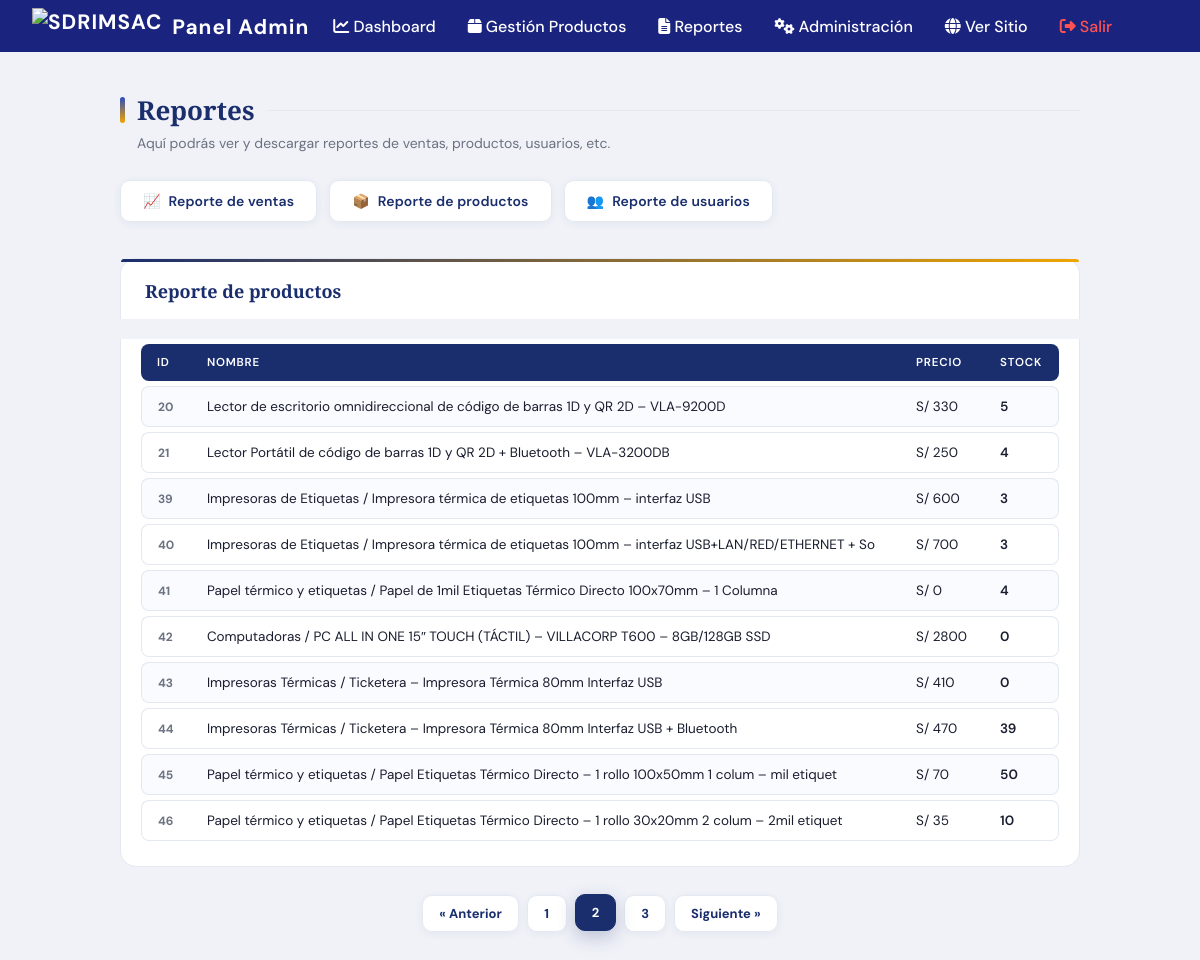
/public/admin/reportes.php?reporte=productos&pagina=2, run on the app's committed database.
### tables this page shows
CREATE TABLE `productos` (
  `id` int(11) NOT NULL,
  `nombre` varchar(100) NOT NULL,
  `descripcion` text DEFAULT NULL,
  `precio` decimal(10,2) DEFAULT NULL,
  `stock` int(11) DEFAULT 0,
  `imagen` varchar(255) DEFAULT NULL,
  `views` int(11) DEFAULT 0,
  `vistas` int(11) DEFAULT 0,
  `vendidos` int(11) DEFAULT 0,
  `favoritos` int(11) DEFAULT 0
);

### public/admin/reportes.php (the view, shortened to what this page needs)
<?php
include __DIR__ . '/includes/header_admin.php';
require_once __DIR__ . '/../../config/database.php';
?>
<link rel="stylesheet" href="assets/css/reportes.css">
<section class="reportes-section">
    <h2>Reportes</h2>
    <p>Aquí podrás ver y descargar reportes de ventas, productos, usuarios, etc.</p>
    <ul>
        <li><a href="?reporte=ventas">Reporte de ventas</a></li>
        <li><a href="?reporte=productos">Reporte de productos</a></li>
        <li><a href="?reporte=usuarios">Reporte de usuarios</a></li>
    </ul>
    <?php
    if(isset($_GET['reporte'])){
        $tipo = $_GET['reporte'];
        if($tipo === 'productos'){
            echo '<h3>Reporte de productos</h3>';
            $productosPorPagina = 10;
            $totalProductos = $conn->query("SELECT COUNT(*) as total FROM productos")->fetch_assoc()['total'];
            $totalPaginas = ceil($totalProductos / $productosPorPagina);
            $paginaActual = isset($_GET['pagina']) ? max(1, intval($_GET['pagina'])) : 1;
            $offset = ($paginaActual - 1) * $productosPorPagina;
            $q = $conn->query("SELECT id, nombre, precio, stock FROM productos ORDER BY id ASC LIMIT $productosPorPagina OFFSET $offset");
            echo '<table><tr><th>ID</th><th>Nombre</th><th>Precio</th><th>Stock</th></tr>';
            while($r = $q->fetch_assoc()){
                echo '<tr><td>'.intval($r['id']).'</td><td>'.htmlspecialchars($r['nombre']).'</td><td>S/ '.floatval($r['precio']).'</td><td>'.intval($r['stock']).'</td></tr>';
            }
            echo '</table>';
            echo '<nav class="paginacion" style="margin-top:20px; text-align:center;">';
            if($paginaActual > 1){
                echo '<a href="?reporte=productos&pagina='.($paginaActual-1).'" class="paginacion-btn">&laquo; Anterior</a>';
            }
            for($i=1; $i<=$totalPaginas; $i++){
                echo '<a href="?reporte=productos&pagina='.$i.'" class="paginacion-btn'.($i==$paginaActual?' activa':'').'"> '.$i.' </a>';
            }
            if($paginaActual < $totalPaginas){
                echo '<a href="?reporte=productos&pagina='.($paginaActual+1).'" class="paginacion-btn">Siguiente &raquo;</a>';
            }
            echo '</nav>';
        }
    }
    ?>
</section>

### public/assets/css/dashboard.css (style rules this page uses)
:root { --primary: #1a2e6e; --primary-light: #2a4cbf; --accent: #f0a500; --accent-soft: #fff7e0; --bg: #f0f2f8; --card: #ffffff; --text: #1a1d2e; --muted: #6b7280; --border: #e4e8f0; --success: #059669; --danger: #dc2626; --pending: #d97706; --shadow: 0 4px 24px rgba(26,46,110,0.10); --radius: 16px; }
*, *::before, *::after { box-sizing: border-box; margin: 0; padding: 0; }

### data on the page
productos: id "20", nombre "Lector de escritorio omnidireccional de código de barras 1D y QR 2D – VLA-9200D", precio "330", stock "5"
productos: id "21", nombre "Lector Portátil de código de barras 1D y QR 2D + Bluetooth – VLA-3200DB", precio "250", stock "4"
productos: id "39", nombre "Impresoras de Etiquetas / Impresora térmica de etiquetas 100mm – interfaz USB", precio "600", stock "3"
productos: id "40", nombre "Impresoras de Etiquetas / Impresora térmica de etiquetas 100mm – interfaz USB+LAN/RED/ETHERNET + So", precio "700", stock "3"
productos: id "41", nombre "Papel térmico y etiquetas / Papel de 1mil Etiquetas Térmico Directo 100x70mm – 1 Columna", precio "0", stock "4"
productos: id "42", nombre "Computadoras / PC ALL IN ONE 15″ TOUCH (TÁCTIL) – VILLACORP T600 – 8GB/128GB SSD", precio "2800", stock "0"
productos: id "43", nombre "Impresoras Térmicas / Ticketera – Impresora Térmica 80mm Interfaz USB", precio "410", stock "0"
productos: id "44", nombre "Impresoras Térmicas / Ticketera – Impresora Térmica 80mm Interfaz USB + Bluetooth", precio "470", stock "39"
productos: id "45", nombre "Papel térmico y etiquetas / Papel Etiquetas Térmico Directo – 1 rollo 100x50mm 1 colum – mil etiquet", precio "70", stock "50"
productos: id "46", nombre "Papel térmico y etiquetas / Papel Etiquetas Térmico Directo – 1 rollo 30x20mm 2 colum – 2mil etiquet", precio "35", stock "10"
